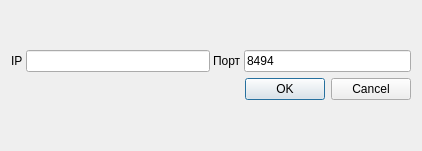
<?xml version="1.0" encoding="UTF-8"?>
<ui version="4.0">
 <class>RejoinDialog</class>
 <widget class="QDialog" name="RejoinDialog">
  <property name="geometry">
   <rect>
    <x>0</x>
    <y>0</y>
    <width>422</width>
    <height>151</height>
   </rect>
  </property>
  <property name="windowTitle">
   <string>Dialog</string>
  </property>
  <layout class="QGridLayout" name="gridLayout">
   <item row="0" column="0">
    <layout class="QVBoxLayout" name="verticalLayout">
     <item>
      <layout class="QHBoxLayout" name="AddressLayout">
       <property name="spacing">
        <number>3</number>
       </property>
       <item>
        <layout class="QHBoxLayout" name="IPLayout">
         <item>
          <widget class="QLabel" name="IPLabel">
           <property name="text">
            <string>IP</string>
           </property>
          </widget>
         </item>
         <item>
          <widget class="FormLineEdit" name="IPLineEdit">
           <property name="maxLength">
            <number>15</number>
           </property>
          </widget>
         </item>
        </layout>
       </item>
       <item>
        <layout class="QHBoxLayout" name="PortLayout">
         <item>
          <widget class="QLabel" name="PortLabel">
           <property name="maximumSize">
            <size>
             <width>16777215</width>
             <height>16777215</height>
            </size>
           </property>
           <property name="text">
            <string>Порт</string>
           </property>
          </widget>
         </item>
         <item>
          <widget class="FormLineEdit" name="PortLineEdit">
           <property name="text">
            <string>8494</string>
           </property>
          </widget>
         </item>
        </layout>
       </item>
      </layout>
     </item>
     <item>
      <widget class="QDialogButtonBox" name="buttonBox">
       <property name="orientation">
        <enum>Qt::Orientation::Horizontal</enum>
       </property>
       <property name="standardButtons">
        <set>QDialogButtonBox::StandardButton::Cancel|QDialogButtonBox::StandardButton::Ok</set>
       </property>
      </widget>
     </item>
    </layout>
   </item>
  </layout>
 </widget>
 <customwidgets>
  <customwidget>
   <class>FormLineEdit</class>
   <extends>QLineEdit</extends>
   <header location="global">../../../../src/ui/formlineedit.h</header>
  </customwidget>
 </customwidgets>
 <resources/>
 <connections>
  <connection>
   <sender>buttonBox</sender>
   <signal>accepted()</signal>
   <receiver>RejoinDialog</receiver>
   <slot>accept()</slot>
   <hints>
    <hint type="sourcelabel">
     <x>248</x>
     <y>254</y>
    </hint>
    <hint type="destinationlabel">
     <x>157</x>
     <y>274</y>
    </hint>
   </hints>
  </connection>
  <connection>
   <sender>buttonBox</sender>
   <signal>rejected()</signal>
   <receiver>RejoinDialog</receiver>
   <slot>reject()</slot>
   <hints>
    <hint type="sourcelabel">
     <x>316</x>
     <y>260</y>
    </hint>
    <hint type="destinationlabel">
     <x>286</x>
     <y>274</y>
    </hint>
   </hints>
  </connection>
 </connections>
</ui>
